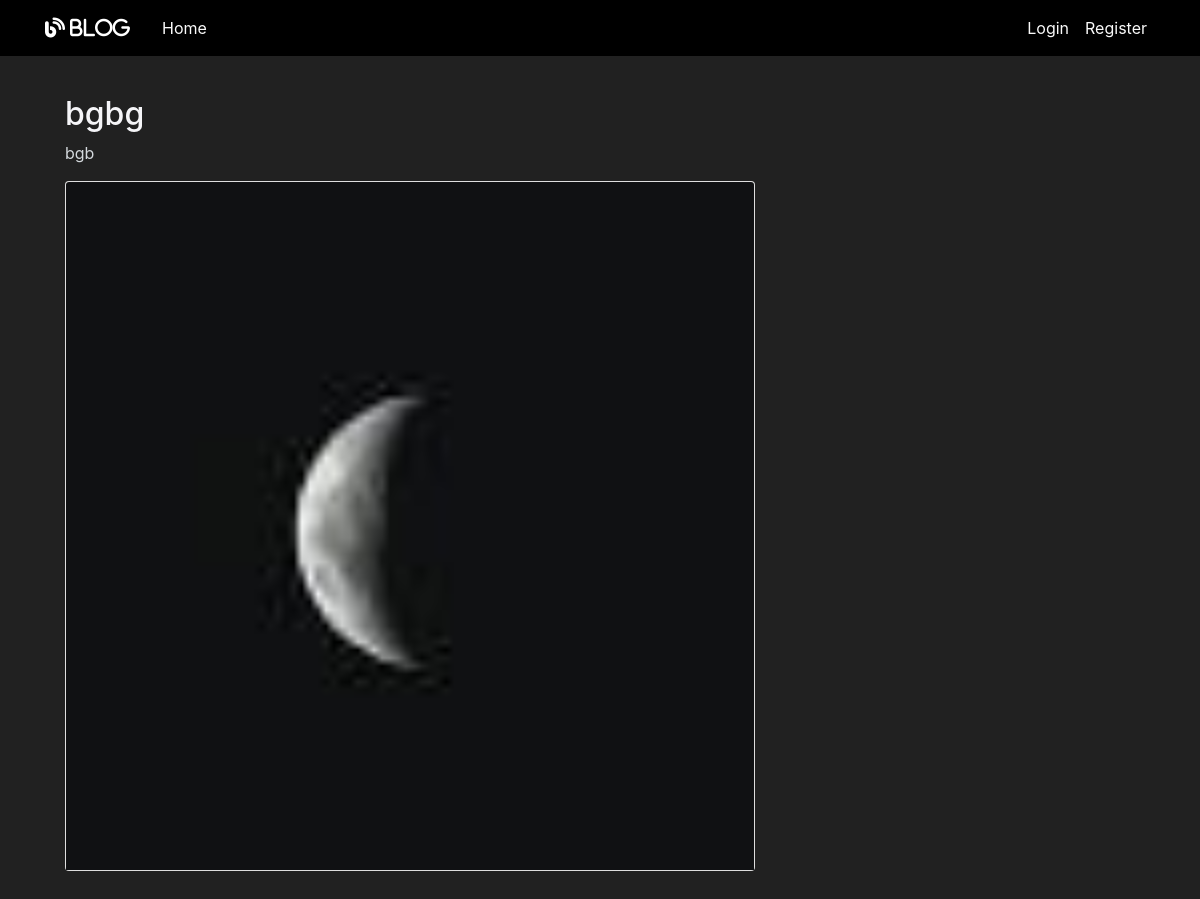
The app's page /post/17 with its own data.
### flaskblog/models.py (models this page shows, shortened)
class Post(db.Model):
    id = db.Column(db.Integer, primary_key=True)
    title = db.Column(db.String(100), nullable=False)
    date_posted = db.Column(db.DateTime, nullable=False, default=datetime.utcnow)
    content = db.Column(db.Text, nullable=False)
    user_id = db.Column(db.Integer, db.ForeignKey('user.id'), nullable=False)
    likes = db.relationship('PostLike', backref='post', lazy='dynamic')
    is_approved = db.Column(db.Boolean, default=False)
    image_file = db.Column(db.String(20), nullable=False, default='default.jpg')

### flaskblog/routes.py (the view)
@app.route("/post/<int:post_id>")
def post(post_id):
    post = Post.query.get_or_404(post_id)
    return render_template('post.html', title=post.title, post=post)

### flaskblog/templates/post.html (shortened to what this page needs)
{% extends "layout.html" %}
{% block content %}
  <article class="media content-section" >
    <div class="media-body">
      <div class="article-metadata" >
    </div>
      <h2 class="article-title">{{ post.title }}</h2>
      <p class="article-content">{{ post.content }}</p>
      <div class="card  my-2">
        {% if post.image_file %}
            <img class="card-img-top"
             src="{{ url_for('static', filename='profile_pics/' + post.image_file) }}" alt="">
        {% endif %}
    </div>
        </div>
  </article>
{% endblock content %}

### flaskblog/static/main.css (style rules this page uses)
body { background: #fafafa; color: #333333; margin-top: 5rem; }
h1, h2, h3, h4, h5, h6 { color: #444444; }
.content-section { color: #d4d9dd; padding: 10px 20px; border-radius: 5px; margin-bottom: 20px; }
.article-title { color: #f5f5f8; }
.article-content { white-space: pre-line; word-break: break-all; }
.article-metadata { padding-bottom: 1px; margin-bottom: 4px; }

### flaskblog/templates/layout.html (style rules this page uses)
body { background-color: #212121; color: white }

### records on screen
Post: title "bgbg", content "bgb", image_file (placeholder picture)
